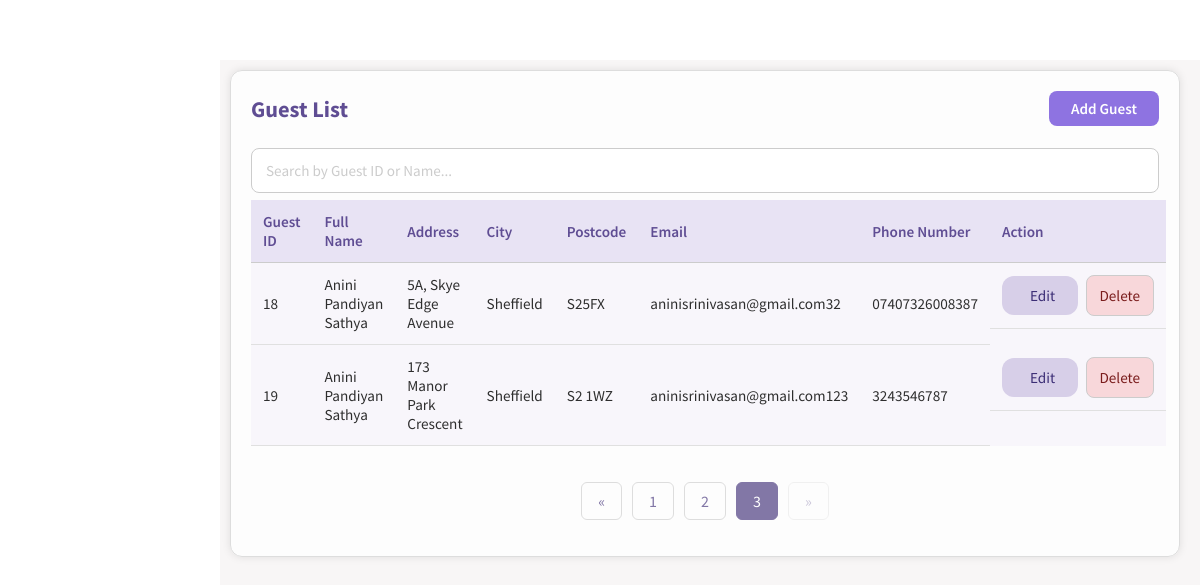
The app's page /guest.php?page=3 (signed in), older data.
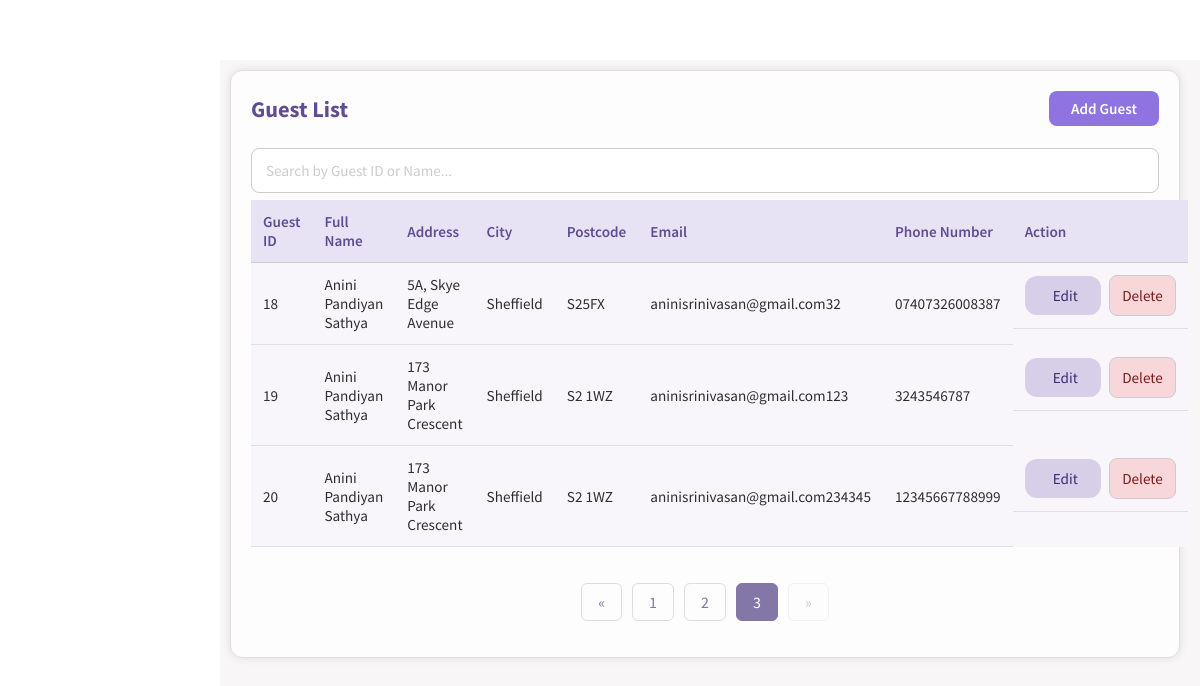
The same page, newer data.
### tables this page shows
CREATE TABLE GUEST(
GUEST_ID INTEGER NOT NULL PRIMARY KEY AUTOINCREMENT,
F_NAME TEXT NOT NULL,
M_NAME TEXT,
L_NAME TEXT NOT NULL,
GUEST_ADDRESS TEXT NOT NULL,
CITY TEXT NOT NULL,
POSTCODE TEXT NOT NULL,
GUEST_EMAIL TEXT NOT NULL UNIQUE,
GUEST_PHNO TEXT NOT NULL UNIQUE
);

### functions.php (the view, shortened to what this page needs)
<?php
function createDB()
{
    $db = new SQLite3('hotelSQL.db');
    $db->exec("PRAGMA foreign_keys = ON");
    return $db;
}
function GuestList($editingId = null, $limit = null, $offset = null)
{
    $db = createDB();
    $select_query = "SELECT * FROM GUEST ORDER BY GUEST_ID ASC";
    $select_query = applyPagination($select_query, $limit, $offset);
    $result = $db->query($select_query);
    while ($row = $result->fetchArray(SQLITE3_ASSOC)) {
        $name = trim($row['F_NAME'] . " " . $row['M_NAME'] . " " . $row['L_NAME']);
        if ($editingId == $row['GUEST_ID']) {
            echo "<form method='post'><tr>";
            echo "<td>" . $row['GUEST_ID'] . "</td>";
            echo "<input type='hidden' name='guest-id' value='" . $row['GUEST_ID'] . "'>";
            echo "<td>
                    <input type='text' name='fname' value='" . htmlspecialchars($row['F_NAME']) . "' required placeholder='First Name'><br>
                    <input type='text' name='mname' value='" . htmlspecialchars($row['M_NAME']) . "' placeholder='Middle Name'><br>
                    <input type='text' name='lname' value='" . htmlspecialchars($row['L_NAME']) . "' required placeholder='Last Name'>
                  </td>";
            echo "<td>
                    <input type='text' name='address'
                           value='" . htmlspecialchars($row['GUEST_ADDRESS']) . "' required>
                  </td>";
            echo "<td>
                    <input type='text' name='city'
                           value='" . htmlspecialchars($row['CITY']) . "' required>
                  </td>";
            echo "<td>
                    <input type='text' name='postcode'
                           value='" . htmlspecialchars($row['POSTCODE']) . "' required>
                  </td>";
            echo "<td>
                    <input type='email' name='email'
                           value='" . htmlspecialchars($row['GUEST_EMAIL']) . "' required>
                  </td>";
            echo "<td>
                    <input type='text' name='phone'
                           value='" . htmlspecialchars($row['GUEST_PHNO']) . "' required>
                  </td>";
            echo "<td>
                    <input type='submit' class='submit-btn' name='save' value='Save'>
                    <input type='submit' class='delete-button-in-list' name='cancel' value='Cancel'>
                  </td>";
            echo "</tr></form>";
        } else {
            echo "<form method='post'><tr>";
            echo "<td>" . $row['GUEST_ID'] . "</td>";
            echo "<td>" . $name . "</td>";
            echo "<td>" . $row['GUEST_ADDRESS'] . "</td>";
            echo "<td>" . $row['CITY'] . "</td>";
            echo "<td>" . $row['POSTCODE'] . "</td>";
            echo "<td>" . $row['GUEST_EMAIL'] . "</td>";
            echo "<td>" . $row['GUEST_PHNO'] . "</td>";
            echo "<td>
                    <input type='hidden' name='guest-id' value='" . $row['GUEST_ID'] . "'>
                    <input type='submit' class='edit-button-in-list' name='edit' value='Edit'>
                    <input type='button' class='delete-button-in-list' name='delete' value='Delete'>
                  </td>";
            echo "</tr></form>";
        }
    }
}
function applyPagination($sql, $limit, $offset)
{
    if ($limit !== null && $offset !== null) {
        $limit = (int) $limit;
        $offset = (int) $offset;
        $sql .= " LIMIT $limit OFFSET $offset";
    }
    return $sql;
}
?>

### guest.php (shortened to what this page needs)
<!DOCTYPE html>
<html lang="en">
<head>
    <link rel="stylesheet" href="style.css" />
</head>
<?php
require_once("functions.php");
$editingId = null;
$records_per_page = 5;
$current_page = isset($_GET["page"]) ? intval($_GET["page"]) : 1;
$db = createDB();
$total_query = "SELECT COUNT(*) AS total FROM GUEST";
$total_result = $db->query($total_query);
$total_row = $total_result->fetchArray(SQLITE3_ASSOC);
$total_records = (int) ($total_row['total'] ?? 0);
$total_pages = $total_records > 0 ? (int) ceil($total_records / $records_per_page) : 1;
$offset = ($current_page - 1) * $records_per_page;
?>
<body onload="loadNavbar()">
    <div class="main_content">
        <section class="add-container">
            <div class="heading-row">
                <h2>Guest List</h2>
                <a class="add-btn" href="guest-add.php">Add Guest</a>
            </div>
            <div class="search-bar">
                <input type="text" id="searchInput" placeholder="Search by Guest ID or Name..." autocomplete="off"
                    onkeyup="filterHotelList(this)">
            </div>
            <table class="base-table">
                <thead>
                    <tr>
                        <th>Guest ID</th>
                        <th>Full Name</th>
                        <th>Address</th>
                        <th>City</th>
                        <th>Postcode</th>
                        <th>Email</th>
                        <th>Phone Number</th>
                        <th>Action</th>
                    </tr>
                </thead>
                <tbody>
                    <?php GuestList($editingId, $records_per_page, $offset) ?>
                </tbody>
            </table>
            <br />
            <ul class="pagination">
                <?php if ($current_page > 1): ?>
                    <?php $prev_page = $current_page - 1; ?>
                    <li><a href="?page=<?= $prev_page ?>">&laquo;</a></li>
                <?php else: ?>
                    <li class="disabled"><span>&laquo;</span></li>
                <?php endif; ?>
                <?php for ($i = 1; $i <= $total_pages; $i++): ?>
                    <?php if ($i == $current_page): ?>
                        <li class="active"><span><?= $i ?></span></li>
                    <?php else: ?>
                        <li><a href="?page=<?= $i ?>"><?= $i ?></a></li>
                    <?php endif; ?>
                <?php endfor; ?>
                <?php if ($current_page < $total_pages): ?>
                    <?php $next_page = $current_page + 1; ?>
                    <li><a href="?page=<?= $next_page ?>">&raquo;</a></li>
                <?php else: ?>
                    <li class="disabled"><span>&raquo;</span></li>
                <?php endif; ?>
            </ul>
        </section>
    </div>
</body>
</html>

### style.css (style rules this page uses)
html, body { margin: 0; padding: 0; box-sizing: border-box; }
*, *::before, *::after { box-sizing: inherit; }
* { font-family: "Source Sans Pro", Helvetica, sans-serif; }
input::placeholder { color: #ccc; }
.main_content { margin-top: 60px; margin-left: 220px; padding: 10px 20px 20px 10px; background: #f8f6f6; min-height: calc(100vh - 60px); color: #2e2e2e; flex: 1; overflow-x: hidden; }
.add-container h2 { color: #5f4d93; font-size: 1.4rem; font-weight: 700; margin-bottom: 20px; text-align: left; }
.add-container .search-bar { margin: 5px 0; padding: 2px 0; }
.add-container .search-bar input { display: block; width: 100%; padding: 12px 14px; border: 1px solid #ccc; }
.base-table { width: 100%; border-collapse: collapse; color: #2e2e2e; font-size: 0.95rem; background-color: #fff; }
.base-table thead { background-color: #e8e3f4; }
.base-table th { text-align: left; font-weight: 600; color: #5f4d93; padding: 12px; border-bottom: 1px solid #ccc; }
.base-table td { padding: 12px; border-bottom: 1px solid #e0e0e0; }
.base-table td:last-child { display: flex; justify-content: flex-start; align-items: center; gap: 8px; }
.base-table tr:nth-child(even) { background-color: #f8f6fb; }
.add-container { width: 100%; max-width: none; padding: 20px 20px 20px 20px; margin: 0 0 30px 0; background: rgba(255, 255, 255, 0.8); border-radius: 12px; border: 1px solid #ddd; box-shadow: 0 0 8px rgba(0, 0, 0, 0.1); }
.add-container input { padding: 10px; border: 1px solid #ccc; border-radius: 8px; font-size: 0.95rem; background-color: #fff; transition: border-color 0.3s, box-shadow 0.3s; }
.add-container td input[type="submit"] { padding: 10px 28px; border: none; border-radius: 12px; font-size: 0.95rem; font-weight: 500; cursor: pointer; }
.add-container .edit-button-in-list { background-color: #d7cfe8; color: #3b2d75; }
.add-container .delete-button-in-list { background-color: #f8d7da; color: #7a1c1c; }
.base-form input, .add-container input, .add-container select, .base-form select { width: 50%; max-width: 100%; }
.pagination { display: flex; justify-content: center; list-style-type: none; padding: 0; }
.pagination li { margin: 0 5px; }
.pagination a, .pagination span { text-decoration: none; color: #8277a6; padding: 8px 16px; border: 1px solid #ddd; border-radius: 6px; cursor: pointer; display: inline-block; }
.pagination li.active span { background-color: #8277a6; color: white; border-color: #8277a6; }
.pagination li.disabled span { opacity: 0.4; cursor: not-allowed; }
.add-btn { display: inline-block; padding: 8px 22px; background-color: #8e73e1; color: #fff; border-radius: 8px; font-weight: 600; font-size: 0.95rem; text-decoration: none; }
.heading-row { display: flex; align-items: center; justify-content: space-between; margin-bottom: 20px; }
.heading-row h2 { margin: 0; color: #5f4d93; font-size: 1.4rem; font-weight: 700; }
.edit-button-in-list, .delete-button-in-list { cursor: pointer; }

Row changes from the older to the newer data that the page shows:
added guest: GUEST_ID "20", name "Anini Pandiyan Sathya", GUEST_ADDRESS "173 Manor Park Crescent", CITY "Sheffield", POSTCODE "S2 1WZ", GUEST_EMAIL "aninisrinivasan@gmail.com234345", GUEST_PHNO "12345667788999"
